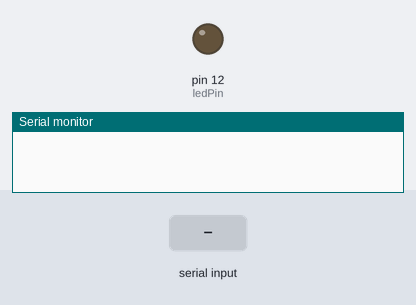
This sketch was run on a simulated Arduino Uno, built with avr-gcc and run on an emulated ATmega328P. Shown: output pins drawn as LEDs (lit = HIGH), the last lines printed to the serial monitor. The test bench sets the inputs (shaded band).

Above: at 1.2 s.
1.3 s: "go" received over Serial
At 3.1 s:
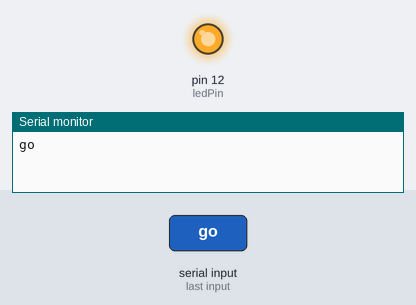
4.3 s: "1" received over Serial
Timing chart, 0 to 7.3 s (numbered marks = the images above; inputs shaded):
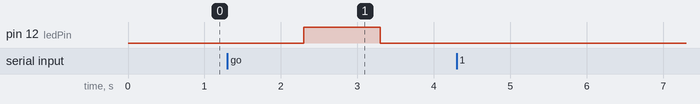

Measured:
- after the input at 1.3 s, pin 12 (ledPin): LOW → HIGH after 1.0 s, → LOW 1.0 s later

The sketch:

relay_trigger.ino
```cpp
int ledPin = 12;                 // LED connected to digital pin 13

void setup()
{
  Serial.begin(9600);
  pinMode(ledPin, OUTPUT);      // sets the digital pin as output
}

void loop()
{
  String input = Serial.readString();
  Serial.println(input);

  if (input.equals("go")) {
      digitalWrite(ledPin, HIGH);
      delay(1000);
      digitalWrite(ledPin, LOW);
      delay(1000);
  }
}
```
